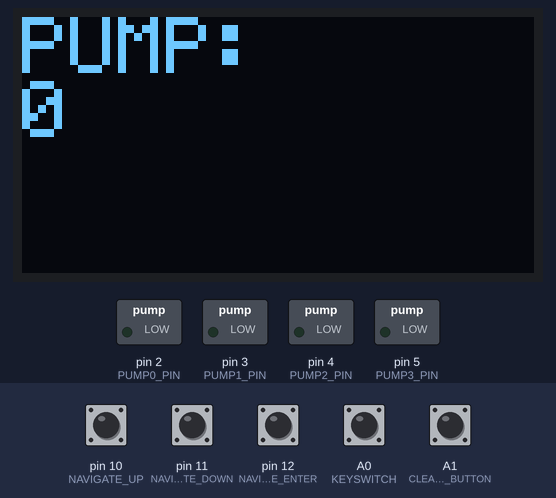
A program run on a simulated Arduino Nano, built with avr-gcc and run on an emulated ATmega328P. Shown: 128×64 one-colour display, switched loads named in the program (green lamp = pin HIGH). The inputs (shaded band) are chosen by the test bench; at power-on: A0 (KEYSWITCH), A1 (CLEANING_BUTTON), pin 10 (NAVIGATE_UP), pin 11 (NAVIGATE_DOWN), pin 12 (NAVIGATE_ENTER) HIGH. What the program prints to the serial monitor is not drawn.

Above: at 3.2 s.
3.3 s: pin 12 (NAVIGATE_ENTER) pulled LOW for 0.15 s
At 3.9 s:
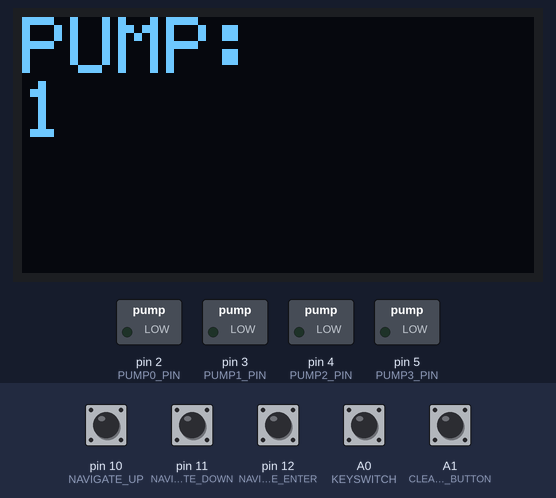
5.0 s: pin 12 (NAVIGATE_ENTER) pulled LOW for 1 s
At 5.8 s:
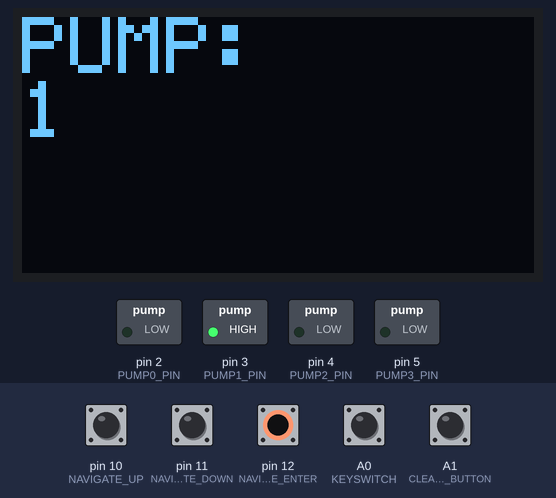
7.5 s: pin 12 (NAVIGATE_ENTER) pulled LOW for 0.15 s
At 8.8 s:
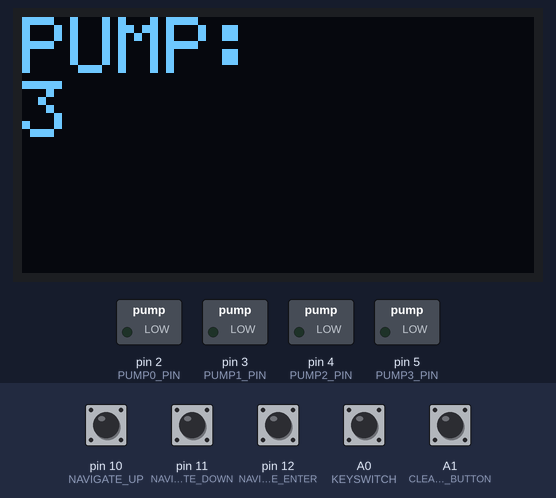
9.1 s: pin 12 (NAVIGATE_ENTER) pulled LOW for 3.2 s
At 12.8 s:
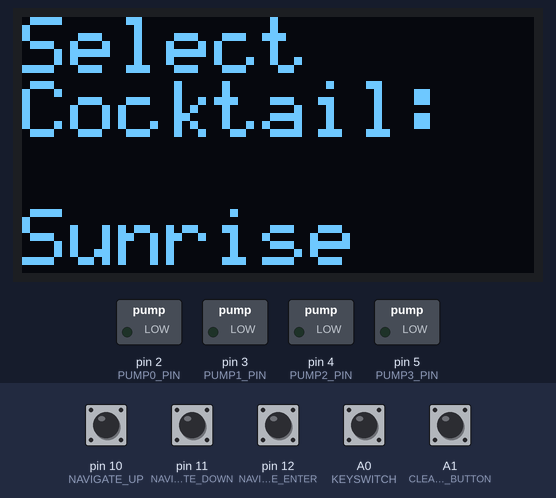
13.9 s: pin 12 (NAVIGATE_ENTER) pulled LOW for 0.15 s
At 15.3 s:
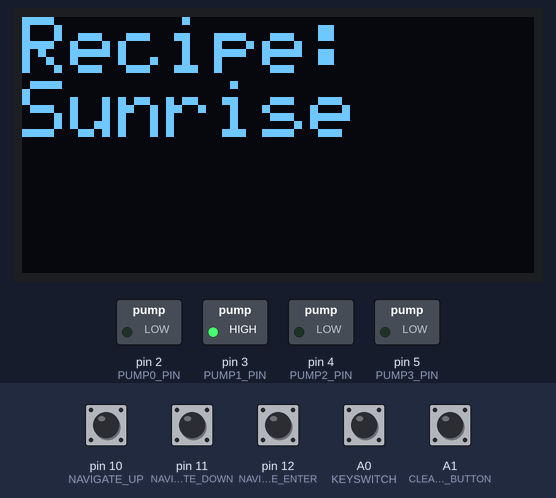
Timing chart, 0 to 25.5 s (numbered marks = the images above; inputs shaded):
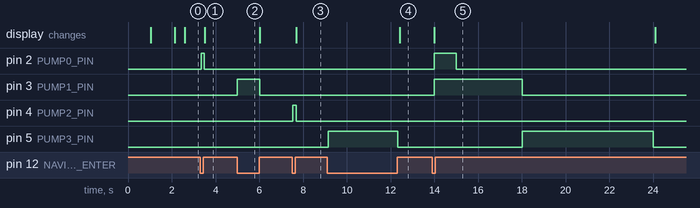

The program:

main.cpp
```cpp
#ifndef UNIT_TEST

#include <Arduino.h>
#include <Wire.h>
#include <SSD1306Ascii.h>
#include <SSD1306AsciiWire.h>

#include "states.h"
#include "Pumps.h"
#include "Recipes.h"
#include "Navigation.h"

States state = ENTER_LOCK;

SSD1306AsciiWire oled;

int enter_idle();
int idle();
int enter_lock();
int lock();
int enter_cleaning();
int cleaning();
int enter_cocktail();
int cocktail();
int calibrate_pumps();

Recipes recipes;
Pumps pumps;
Navigation navigation;
bool calibrated = false;

const char *currentRecipe;

void setup()
{

  Serial.begin(74880);

  recipes.init();
  navigation.init(&recipes);

  Wire.begin();
  Wire.setClock(100000);

  delay(1000);

  oled.begin(&Adafruit128x64, OLED_ADDRESS);
  oled.setFont(System5x7);
  oled.clear();
  oled.set2X();
  oled.println(F("Cocktail"));
  oled.println("Bar v1.1");
  oled.println(F("Ready!"));
  Serial.println("Starting in 1 seconds.");
  delay(1000);
}

void loop()
{
  delay(50);

  switch (state)
  {
  case ENTER_IDLE:
    enter_idle();
    break;
  case IDLE:
    idle();
    break;
  case ENTER_LOCK:
    enter_lock();
    break;
  case LOCK:
    lock();
    break;
  case ENTER_CLEANING:
    enter_cleaning();
    break;
  case CLEANING:
    cleaning();
    break;
  case COCKTAIL:
    cocktail();
    break;
  case CALIBRATE_PUMPS:
    calibrate_pumps();
    break;
  default:
    break;
  }
}

int enter_lock()
{
  Serial.println("Enter Lock");

  oled.clear();
  oled.setCursor(0, 0);
  oled.println(F("LOCKED\n"));
  oled.println(F("Turn key!"));

  state = LOCK;
  return 0;
}

int lock()
{
  Serial.println("Lock");

  if (!navigation.lock())
    state = ENTER_IDLE;

  delay(300);
  return 0;
}

int enter_idle()
{
  if (!calibrated)
  {
    state = CALIBRATE_PUMPS;
    return 0;
  }
  Serial.println("Enter Idle Select Cocktail");

  oled.clear();
  oled.setCursor(0, 0);
  oled.println(F("Select\nCocktail:\n"));

  navigation.updateDisplay(currentRecipe);
  oled.println(currentRecipe);
  Serial.println(currentRecipe);

  state = IDLE;
  return 0;
}

int idle()
{

  if (navigation.updateDisplay(currentRecipe))
  {
    oled.setCursor(0, 6);
    oled.print("                   ");
    oled.setCursor(0, 6),
        oled.println(currentRecipe);
    Serial.println(currentRecipe);
  }

  if (navigation.enterCleaning())
  {
    state = ENTER_CLEANING;
    return 0;
  }

  if (navigation.executeRecipe())
  {
    state = COCKTAIL;
  }

  if (navigation.lock())
  {
    state = ENTER_LOCK;
  }

  return 0;
}

int enter_cleaning()
{
  Serial.println("\nEnter Cleaning");

  oled.clear();
  oled.setCursor(0, 0);
  oled.println(F("Cleaning........"));
  oled.println();

  state = CLEANING;
  return 0;
}

int cleaning()
{
  Serial.println("\nCleaning.......");

  for (int x = 0; !navigation.lock(); x++)
  {
    oled.print(".");
    Serial.print(".");
    pumps.clean(1000);

    if (x >= 10)
    {
      oled.setCursor(0, 4);
      oled.print("                  ");
      oled.setCursor(0, 4);
      x = 0;
    }
  }
  Serial.println();

  state = ENTER_LOCK;
  return 0;
}

int cocktail()
{
  Serial.println("Enter Cocktail");
  Serial.println(currentRecipe);

  oled.clear();
  oled.setCursor(0, 0);
  oled.println("Recipe:");
  oled.println(currentRecipe);

  recipes.execute(currentRecipe);
  state = ENTER_IDLE;
  return 0;
}

int calibrate_pumps()
{

  for (int x = 0; x < PUMP_COUNT; x++)
  {
    oled.clear();
    oled.println("PUMP:");
    oled.println(x);

    while (digitalRead(NAVIGATE_ENTER))
    {
      delay(50);
    }

    while (!digitalRead(NAVIGATE_ENTER))
    {
      pumps.pump(x);
    }
  }
  calibrated = true;
  state = ENTER_IDLE;
  return 0;
}

#endif
```

Navigation.cpp
```cpp
#include <Arduino.h>

#include "Navigation.h"

const char *test = "test";

void Navigation::init(Recipes *recipes)
{
    pinMode(NAVIGATE_UP, INPUT_PULLUP);
    pinMode(NAVIGATE_DOWN, INPUT_PULLUP);
    pinMode(NAVIGATE_ENTER, INPUT_PULLUP);
    pinMode(KEYSWITCH, INPUT_PULLUP);
    pinMode(CLEANING_BUTTON, INPUT_PULLUP);

    recipes->getAllNames(this->allCocktails);

    currentCocktail = 0;
    lastPress = 0;
}

bool Navigation::updateDisplay(const char *&buff)
{
    buff = allCocktails[currentCocktail];

    if (millis() < lastPress + DEBOUNCE_TIME)
        return false;

    if (!digitalRead(NAVIGATE_UP))
    {
        lastPress = millis();
        currentCocktail = (currentCocktail + RECIPE_COUNT + 1) % RECIPE_COUNT;
        buff = allCocktails[currentCocktail];
        return true;
    }

    if (!digitalRead(NAVIGATE_DOWN))
    {
        lastPress = millis();
        currentCocktail = (currentCocktail + RECIPE_COUNT - 1) % RECIPE_COUNT;
        buff = allCocktails[currentCocktail];
        return true;
    }

    return false;
}

bool Navigation::lock()
{
    return !digitalRead(KEYSWITCH);
}

bool Navigation::executeRecipe()
{
    if (millis() < lastPress + DEBOUNCE_TIME)
        return false;

    if (!digitalRead(NAVIGATE_ENTER))
    {
        lastPress = millis();
        return true;
    }

    return false;
}

bool Navigation::enterCleaning()
{
    if (millis() < lastPress + DEBOUNCE_TIME)
        return false;

    if (!digitalRead(CLEANING_BUTTON))
    {
        lastPress = millis();
        return true;
    }

    return false;
}
```

Navigation.h
```cpp
#pragma once

#include "config.h"
#include "Recipes.h"

class Navigation
{
private:
    int currentCocktail;
    const char *allCocktails[RECIPE_COUNT];
    long unsigned lastPress;

public:
    Navigation() {};

    void init(Recipes *);
    bool updateDisplay(const char *&buff);
    bool lock();
    bool executeRecipe();
    bool enterCleaning();
};
```

Pump.cpp
```cpp
#include "Pump.h"

Pump::Pump(const char *name, int pin, long rate)
{
    this->start_time = 0;
    this->name = name;
    this->pin = pin;
    this->rate = rate;
    pinMode(pin, OUTPUT);
    digitalWrite(pin, LOW);
};

long Pump::turnOn(long ml)
{
    char buff[100];
    const char *format_string = "Start pumping %s -- %d ml\n";
    sprintf(buff, format_string, this->name, ml);
    Serial.print(buff);

    this->start_time = millis();
    long duration = ml * this->rate;
    this->target_time = start_time + duration;
    digitalWrite(this->pin, HIGH);
    return duration;
}

/**
 * @return true if in progress
 */
bool Pump::checkPump()
{
    if (this->target_time == 0)
        return false;

    long current_time = millis();
    if (this->target_time < current_time)
    {
        char buff[30];
        const char *format_string = "Finished pumping %s\n";
        sprintf(buff, format_string, this->name);
        Serial.print(buff);

        digitalWrite(this->pin, LOW);
        this->target_time = 0;
        return false;
    }
    return true;
}

void Pump::turnOn()
{
    char buff[100];
    const char *format_string = "Start pumping %s\n";
    sprintf(buff, format_string, this->name);
    Serial.print(buff);

    digitalWrite(this->pin, HIGH);
}

void Pump::turnOff()
{

    char buff[30];
    const char *format_string = "Stop pumping %s\n";
    sprintf(buff, format_string, this->name);
    Serial.print(buff);

    digitalWrite(this->pin, LOW);
}

const char *Pump::getName()
{
    return this->name;
}
```

Pump.h
```cpp
#pragma once

#include <Arduino.h>
class Pump
{
private:
    const char *name;
    int pin;
    long start_time;
    long target_time;
    long rate;

public:
    Pump(const char *name, int pin, long rate);

    long turnOn(long ms);

    bool checkPump();

    void turnOn();

    void turnOff();

    const char *getName();
};
```

Pumps.cpp
```cpp
#include "Pumps.h"

long Pumps::pump(const char *name, long amount)
{
    Pump *p = getPump(name);

    if (p == NULL)
        return 0;
    return p->turnOn(amount);
}

Pump *Pumps::getPump(const char *name)
{
    for (int x = 0; x < PUMP_COUNT; x++)
    {
        if (!strcmp(name, this->pumps[x].getName()))
        {
            return &this->pumps[x];
        }
    }

    Serial.print("No Pump found for: ");
    Serial.println(name);
    return NULL;
}

bool Pumps::update()
{
    bool ret = false;

    for (int x = 0; x < PUMP_COUNT; x++)
    {
        ret |= this->pumps[x].checkPump();
    }

    return ret;
}

void Pumps::clean(unsigned long time)
{
    unsigned long start_time = millis();

    for (int x = 0; x < PUMP_COUNT; x++)
    {
        this->pumps[x].turnOn();
    }

    while (millis() < start_time + time)
        ;

    for (int x = 0; x < PUMP_COUNT; x++)
    {
        this->pumps[x].turnOff();
    }
}

void Pumps::pump(int idx)
{
    this->pumps[idx].turnOn();
    delay(50);
    this->pumps[idx].turnOff();
}
```

Pumps.h
```cpp
#pragma once

#include "Pump.h"
#include "config.h"

class Pumps
{

private:
    Pump pumps[PUMP_COUNT] = {
        {PUMP0_INGREDIENT, PUMP0_PIN, PUMP0_RATE},
        {PUMP1_INGREDIENT, PUMP1_PIN, PUMP1_RATE},
        {PUMP2_INGREDIENT, PUMP2_PIN, PUMP2_RATE},
        {PUMP3_INGREDIENT, PUMP3_PIN, PUMP3_RATE}};

public:
    Pumps() {};
    long pump(const char *, long);
    void pump(int);
    bool update();
    void clean(unsigned long);

private:
    Pump *getPump(const char *);
};
```

Recipe.cpp
```cpp
#include "Recipe.h"
#include <Arduino.h>
#include "Pumps.h"

extern Pumps pumps;

Recipe::Recipe(const char *name, const char *const *phase1_ingredients, const long *phase1_amounts, const char *const *phase2_ingredients, const long *phase2_amounts) : name(name), phase1_ingredients(phase1_ingredients), phase1_amounts(phase1_amounts), phase2_ingredients(phase2_ingredients), phase2_amounts(phase2_amounts)
{
    Serial.print("Recipe(): ");
    Serial.println((uintptr_t)phase2_ingredients, HEX);
}

void Recipe::execute()
{
    Serial.print("=======  Executing recipe: ");
    Serial.print(this->getName());
    Serial.println("=======");

    // Phase1:
    for (int x = 0; x < MAX_INGREDIENTS && phase1_ingredients[x] != nullptr; x++)
    {

        pumps.pump(phase1_ingredients[x], phase1_amounts[x]);
    }
    while (pumps.update())
    {
        delay(50);
    }

    // Phase2
    for (int x = 0; x < MAX_INGREDIENTS && phase2_ingredients[x] != nullptr; x++)
    {

        pumps.pump(phase2_ingredients[x], phase2_amounts[x]);
    }

    while (pumps.update())
    {
        delay(50);
    }

    Serial.println("=======FINISHED=====");
}

const char *Recipe::getName()
{
    return this->name;
}
```

Recipe.h
```cpp
#pragma once
#define MAX_INGREDIENTS 4
class Recipe
{
private:
    const char *name;
    const char *const *phase1_ingredients;
    const long *phase1_amounts;

    const char *const *phase2_ingredients;
    const long *phase2_amounts;

public:
    Recipe() {};
    Recipe(const char *name, const char *const *phase1_ingredients, const long *phase1_amounts, const char *const *phase2_ingredients, const long *phase2_amounts);
    void execute();
    const char *getName();
};
```

Recipes.cpp
```cpp
#include "Recipes.h"
#include "Arduino.h"
#define MAX_INGREDIENTS 4

Recipe recipes_arr[RECIPE_COUNT];

const char *const sunrise_name = "Sunrise";
const char *const sunrise_p1_ingredients[MAX_INGREDIENTS] = {"Tequila", "Vodka", nullptr, nullptr};
const long sunrise_p1_amounts[MAX_INGREDIENTS] = {20, 10, 0, 0};
const char *const sunrise_p2_ingredients[MAX_INGREDIENTS] = {"Grenadine", nullptr, nullptr, nullptr};
const long sunrise_p2_amounts[MAX_INGREDIENTS] = {15, 0, 0, 0};

const char *const test2_name = "test2";
const char *const test2_p1_ingredients[MAX_INGREDIENTS] = {"Tequila", "Vodka", nullptr, nullptr};
const long test2_p1_amounts[MAX_INGREDIENTS] = {20, 10, 0, 0};
const char *const test2_p2_ingredients[MAX_INGREDIENTS] = {"Grenadine", nullptr, nullptr, nullptr};
const long test2_p2_amounts[MAX_INGREDIENTS] = {15, 0, 0, 0};

void Recipes::init()
{
    recipes_arr[0] = Recipe(sunrise_name, sunrise_p1_ingredients, sunrise_p1_amounts, sunrise_p2_ingredients, sunrise_p2_amounts);
    recipes_arr[1] = Recipe(test2_name, test2_p1_ingredients, test2_p1_amounts, test2_p2_ingredients, test2_p2_amounts);
}

void Recipes::getAllNames(const char **buff)
{
    for (int x = 0; x < RECIPE_COUNT; x++)
    {
        buff[x] = recipes_arr[x].getName();
        Serial.print("..");
        Serial.println(recipes_arr[x].getName());
    }
}

void Recipes::execute(const char *name)
{
    for (int x = 0; x < RECIPE_COUNT; x++)
    {
        if (!strcmp(name, recipes_arr[x].getName()))
        {
            recipes_arr[x].execute();
            return;
        }
    }
    Serial.print("Error recipe not found: ");
    Serial.println(name);
}
```

Recipes.h
```cpp
#pragma once
#include "Recipe.h"

#define RECIPE_COUNT 2

class Recipes
{
private:
public:
    Recipes() {};

    void init();
    void execute(const char *);
    void getAllNames(const char **buff);
};
```

states.h
```cpp
#pragma once

enum States
{
    ENTER_LOCK,
    LOCK,
    ENTER_IDLE,
    IDLE,
    ENTER_CLEANING,
    CLEANING,
    COCKTAIL,
    CALIBRATE_PUMPS
};
```

config.h
```cpp
#pragma once

// Buttons
#define NAVIGATE_UP 10
#define NAVIGATE_DOWN 11
#define NAVIGATE_ENTER 12

#define KEYSWITCH A0
#define CLEANING_BUTTON A1

// OLED
#define OLED_ADDRESS 0x3C

// PUMPS
#define PUMP_COUNT 4

#define PUMP0_INGREDIENT "Vodka"
#define PUMP0_PIN 2
#define PUMP0_RATE 100

#define PUMP1_INGREDIENT "Tequila"
#define PUMP1_PIN 3
#define PUMP1_RATE 200

#define PUMP2_INGREDIENT "Saft"
#define PUMP2_PIN 4
#define PUMP2_RATE 300

#define PUMP3_INGREDIENT "Grenadine"
#define PUMP3_PIN 5
#define PUMP3_RATE 400

#define DEBOUNCE_TIME 300
```

Measured:
- after the input at 3.3 s, pin 2 (PUMP0_PIN): LOW → HIGH at once, → LOW 0.15 s later; the display: changes after 0.20 s (image 1)
- after the input at 5.0 s, pin 3 (PUMP1_PIN): LOW → HIGH at once, → LOW 1.0 s later
- after the input at 7.5 s, pin 4 (PUMP2_PIN): LOW → HIGH at once, → LOW 0.15 s later; the display: changes after 0.19 s (image 3)
- after the input at 9.1 s, pin 5 (PUMP3_PIN): LOW → HIGH at once, → LOW 3.2 s later; the display: changes after 3.3 s (image 4)
- after the input at 13.9 s, pin 2 (PUMP0_PIN): LOW → HIGH after 0.11 s, → LOW 1.0 s later; pin 3 (PUMP1_PIN): LOW → HIGH after 0.10 s, → LOW 4.0 s later; pin 5 (PUMP3_PIN): LOW → HIGH after 4.1 s, → LOW 6.0 s later; the display: changes after 0.11 s (image 5)
